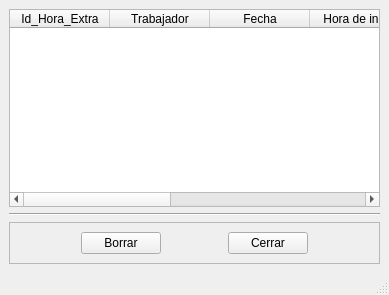
<?xml version="1.0" encoding="UTF-8"?>
<ui version="4.0">
 <class>MainWindow</class>
 <widget class="QMainWindow" name="MainWindow">
  <property name="windowModality">
   <enum>Qt::ApplicationModal</enum>
  </property>
  <property name="geometry">
   <rect>
    <x>0</x>
    <y>0</y>
    <width>389</width>
    <height>295</height>
   </rect>
  </property>
  <property name="sizePolicy">
   <sizepolicy hsizetype="Expanding" vsizetype="Expanding">
    <horstretch>0</horstretch>
    <verstretch>0</verstretch>
   </sizepolicy>
  </property>
  <property name="windowTitle">
   <string>Listado horas extra abiertas</string>
  </property>
  <widget class="QWidget" name="centralwidget">
   <layout class="QVBoxLayout" name="verticalLayout">
    <item>
     <widget class="QTableWidget" name="tableWidget">
      <property name="sizePolicy">
       <sizepolicy hsizetype="Expanding" vsizetype="Expanding">
        <horstretch>0</horstretch>
        <verstretch>0</verstretch>
       </sizepolicy>
      </property>
      <property name="toolTip">
       <string>&lt;html&gt;&lt;head/&gt;&lt;body&gt;&lt;p&gt;Esta tabla muestra un listado de horas extras que todavía no han sido computadas en alguna nómina. Todos los registros que estén presentes en esta table serán computadas la siguiente corrida de nómina.&lt;/p&gt;&lt;/body&gt;&lt;/html&gt;</string>
      </property>
      <property name="sizeAdjustPolicy">
       <enum>QAbstractScrollArea::AdjustToContentsOnFirstShow</enum>
      </property>
      <column>
       <property name="text">
        <string>Id_Hora_Extra</string>
       </property>
      </column>
      <column>
       <property name="text">
        <string>Trabajador</string>
       </property>
      </column>
      <column>
       <property name="text">
        <string>Fecha</string>
       </property>
      </column>
      <column>
       <property name="text">
        <string>Hora de inicio</string>
       </property>
      </column>
      <column>
       <property name="text">
        <string>Hora final</string>
       </property>
      </column>
      <column>
       <property name="text">
        <string>Horas extras</string>
       </property>
      </column>
      <column>
       <property name="text">
        <string>Monto (DOP)</string>
       </property>
      </column>
     </widget>
    </item>
    <item>
     <widget class="Line" name="line">
      <property name="orientation">
       <enum>Qt::Horizontal</enum>
      </property>
     </widget>
    </item>
    <item>
     <widget class="QFrame" name="frame">
      <property name="sizePolicy">
       <sizepolicy hsizetype="Minimum" vsizetype="Minimum">
        <horstretch>0</horstretch>
        <verstretch>0</verstretch>
       </sizepolicy>
      </property>
      <property name="frameShape">
       <enum>QFrame::StyledPanel</enum>
      </property>
      <property name="frameShadow">
       <enum>QFrame::Raised</enum>
      </property>
      <layout class="QHBoxLayout" name="horizontalLayout">
       <item>
        <spacer name="horizontalSpacer">
         <property name="orientation">
          <enum>Qt::Horizontal</enum>
         </property>
         <property name="sizeHint" stdset="0">
          <size>
           <width>40</width>
           <height>20</height>
          </size>
         </property>
        </spacer>
       </item>
       <item>
        <widget class="QPushButton" name="borrar">
         <property name="toolTip">
          <string>&lt;html&gt;&lt;head/&gt;&lt;body&gt;&lt;p&gt;Seleccione de la tabla un registro para borrarlo.&lt;/p&gt;&lt;/body&gt;&lt;/html&gt;</string>
         </property>
         <property name="text">
          <string>Borrar</string>
         </property>
        </widget>
       </item>
       <item>
        <spacer name="horizontalSpacer_3">
         <property name="orientation">
          <enum>Qt::Horizontal</enum>
         </property>
         <property name="sizeHint" stdset="0">
          <size>
           <width>40</width>
           <height>20</height>
          </size>
         </property>
        </spacer>
       </item>
       <item>
        <widget class="QPushButton" name="cancelar">
         <property name="toolTip">
          <string>&lt;html&gt;&lt;head/&gt;&lt;body&gt;&lt;p&gt;Cierra la ventana.&lt;/p&gt;&lt;/body&gt;&lt;/html&gt;</string>
         </property>
         <property name="text">
          <string>Cerrar</string>
         </property>
        </widget>
       </item>
       <item>
        <spacer name="horizontalSpacer_4">
         <property name="orientation">
          <enum>Qt::Horizontal</enum>
         </property>
         <property name="sizeHint" stdset="0">
          <size>
           <width>40</width>
           <height>20</height>
          </size>
         </property>
        </spacer>
       </item>
      </layout>
     </widget>
    </item>
   </layout>
  </widget>
  <widget class="QMenuBar" name="menubar">
   <property name="geometry">
    <rect>
     <x>0</x>
     <y>0</y>
     <width>389</width>
     <height>18</height>
    </rect>
   </property>
  </widget>
  <widget class="QStatusBar" name="statusbar"/>
 </widget>
 <resources/>
 <connections/>
</ui>
